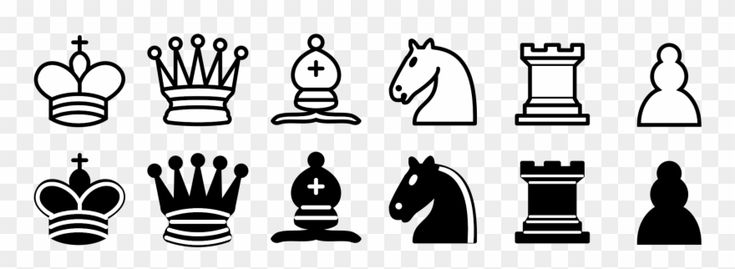
#> input picture assets/source/pieces-reference.jpg, 735 x 269 px
$ python build_hero_king.py
#> lines starting #> are read from the running program, lines starting #| are printed output that depends on the picture; after the words box and inside, x2 and y2 are one past the last pixel; in counts of white or black regions, pixels touching at a corner belong together
#!/usr/bin/env python3
"""Build a large, smooth king for the Home screen hero.

The piece sheet's 170 px cells come from a small JPEG, so blown up to hero
size (~230 px) their edges look rough. This redraws the white king at
OUT x OUT pixels: the source is enlarged UP times, smoothed, and cut into two
clean shapes (the black strokes and the white fill) with hard thresholds, then
scaled down so every edge is evenly anti-aliased.

Input:  assets/source/pieces-reference.jpg (the white king is the first piece)
Output: assets/hero-king.png (OUT x OUT, transparent background)

Needs numpy, Pillow and scipy.
"""
import pathlib

import numpy as np
from PIL import Image
from scipy import ndimage

ROOT = pathlib.Path(__file__).resolve().parent.parent
SOURCE = ROOT / "assets" / "source" / "pieces-reference.jpg"
OUTPUT = ROOT / "assets" / "hero-king.png"
OUT = 512
UP = 8  # work at 8x the source size
BLUR = 2.2  # smoothing (at UP size) that rounds off the JPEG's blocky edges
STROKE = 140  # darker than this (after smoothing) is the black outline
SEAL = 6  # stroke thickening (at UP size) so the fill can't leak through gaps


def crop_king(gray: np.ndarray) -> tuple[slice, slice]:
    ink = gray < 200
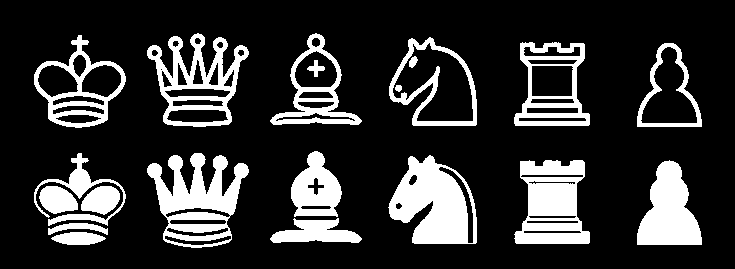
#> ink: shape (269, 735) bool; 19.5% white; 20 white regions, largest, box (x1, y1, x2, y2) and area: (388, 155, 477, 244) 4984, (147, 153, 249, 248) 4787, (514, 160, 590, 244) 4290
    rows = np.flatnonzero(ink.any(axis=1))
#> rows = 192 values from 33 to 247
    top = rows[0]
#> top = 33
    # The first row of pieces ends at the first blank line after it starts.
    blank = np.flatnonzero(~ink[top:].any(axis=1))
#> blank = 44 values from 95 to 235
    bottom = top + blank[0]
#> bottom = 128
    cols = np.flatnonzero(ink[top:bottom].any(axis=0))
#> cols = 515 values from 34 to 701
    left = cols[0]
#> left = 34
    gaps = np.flatnonzero(~ink[top:bottom, left:].any(axis=0))
#> gaps = 186 values from 92 to 700
    right = left + gaps[0]
#> right = 126
    pad = 3
    return slice(max(0, top - pad), bottom + pad), slice(max(0, left - pad), right + pad)


def main() -> None:
    source = Image.open(SOURCE).convert("L")
    gray = np.asarray(source).astype(np.float32)
    rows, cols = crop_king(gray)
    king = Image.fromarray(gray[rows, cols].astype(np.uint8))
    big = np.asarray(king.resize((king.width * UP, king.height * UP), Image.BICUBIC)).astype(np.float32)
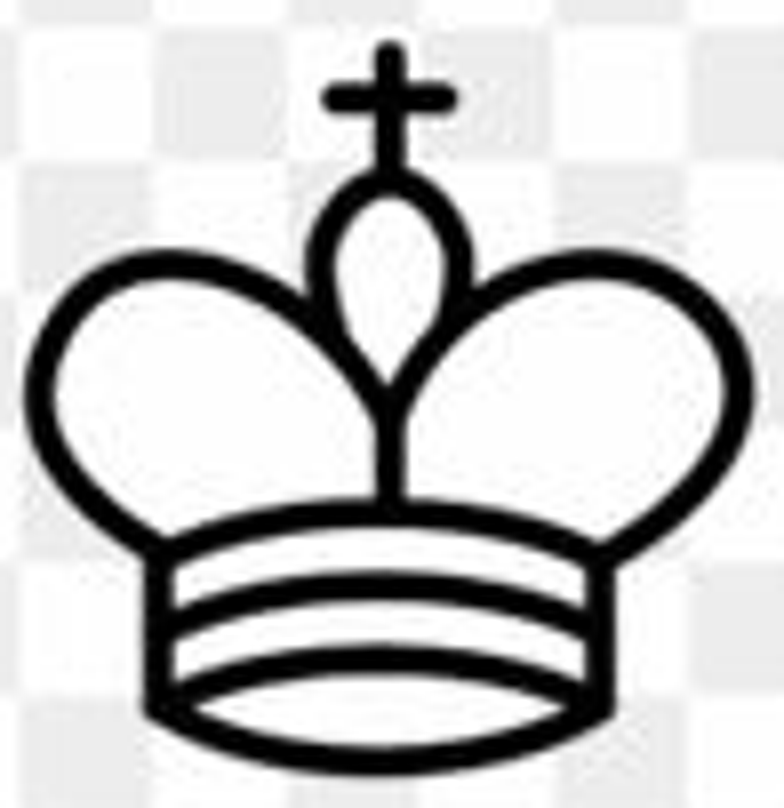
#> big: shape (808, 784) float32; min 0, max 255, mean 200.1
    smooth = ndimage.gaussian_filter(big, BLUR)

    stroke = smooth < STROKE
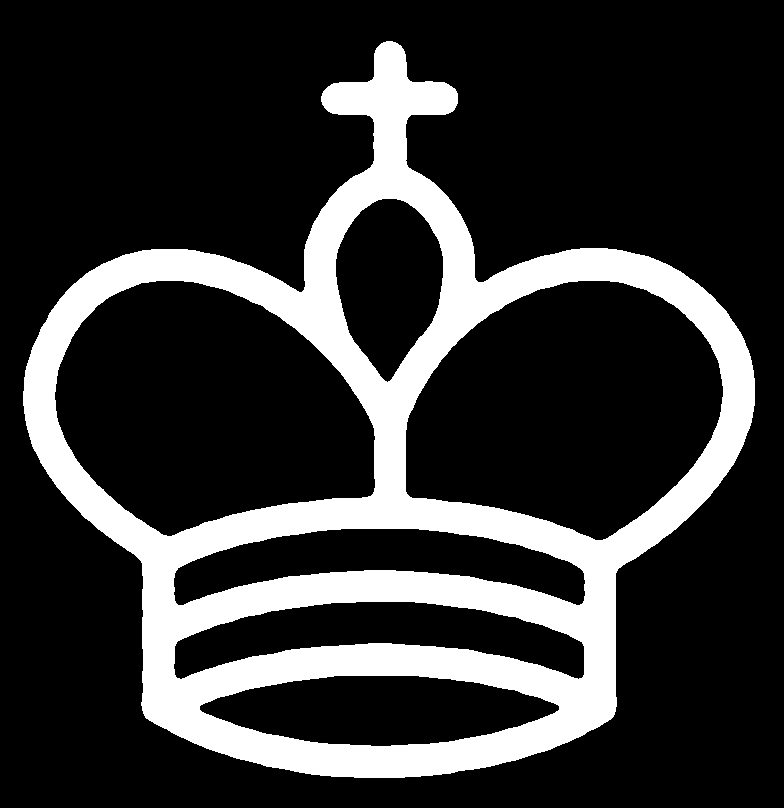
#> stroke: shape (808, 784) bool; 20.4% white; 1 white region, box (x1, y1, x2, y2) and area: (23, 41, 755, 778) 129463
    # Background: light pixels reachable from the border once the strokes are
    # thickened, grown back over the halo; everything else is the piece.
    light = ~ndimage.binary_dilation(stroke, iterations=SEAL)
#> light: shape (808, 784) bool; 73% white; 1 black region, box (x1, y1, x2, y2) and area: (17, 35, 761, 784) 171060
    labels, _ = ndimage.label(light)
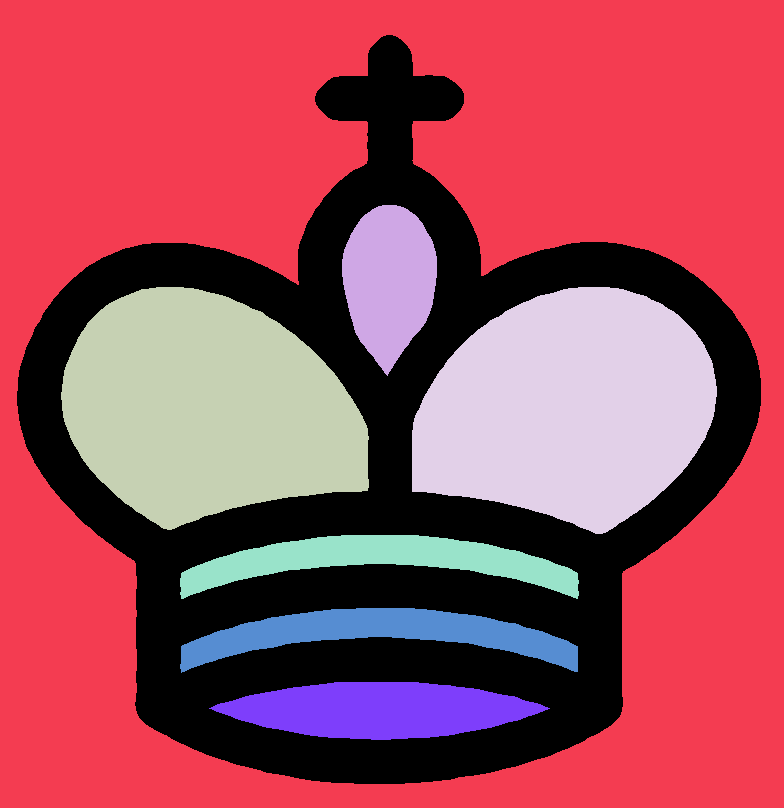
#> labels: shape (808, 784) int32; 8 distinct labels, from 0 to 7; one colour per label, 0 black
    border = np.unique(np.concatenate([labels[0], labels[-1], labels[:, 0], labels[:, -1]]))
#> border = [1]
    outside = np.isin(labels, border[border != 0])
#> outside: shape (808, 784) bool; 48.1% white; 1 white region, box (x1, y1, x2, y2) and area: (0, 0, 784, 808) 304846
    outside = ndimage.binary_dilation(outside, iterations=SEAL) & ~stroke
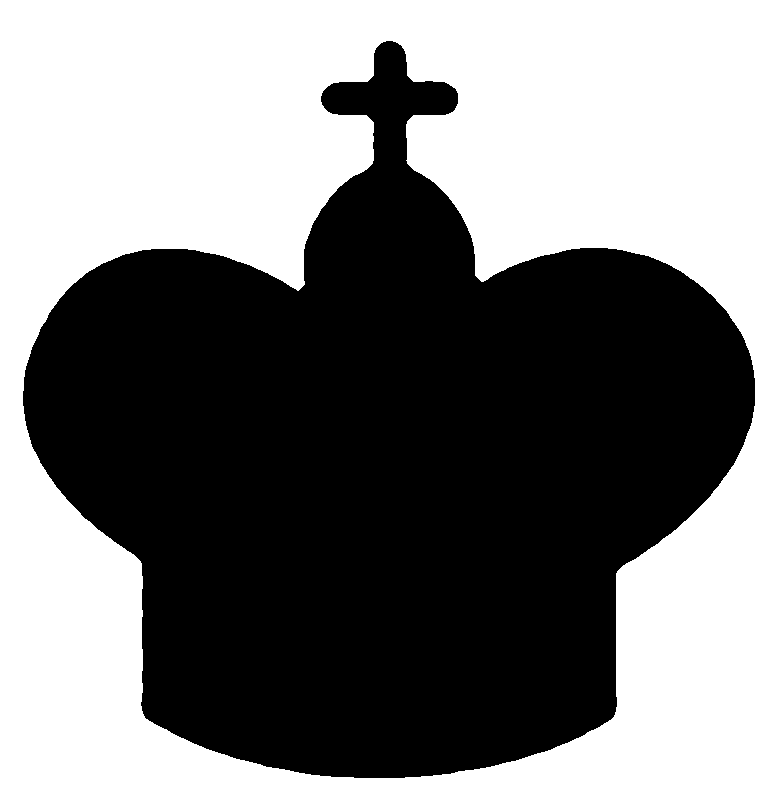
#> outside: shape (808, 784) bool; 50.5% white; 1 black region, box (x1, y1, x2, y2) and area: (23, 41, 755, 778) 313716
    piece = ~outside
    # Drop specks.
    labels, count = ndimage.label(piece)
#> count = 1
    sizes = ndimage.sum(np.ones_like(smooth), labels, range(1, count + 1))
#> sizes = [313716]
    piece = np.isin(labels, np.flatnonzero(sizes >= sizes.max() * 0.002) + 1)

    h, w = piece.shape
#> h = 808; w = 784
    side = int(max(h, w) * 1.04)
#> side = 840
    canvas = np.zeros((side, side, 4), dtype=np.float32)
    y0, x0 = (side - h) // 2, (side - w) // 2
#> y0 = 16; x0 = 28
    region = canvas[y0 : y0 + h, x0 : x0 + w]
    value = np.where(stroke, 0.0, 255.0)
    region[..., 0] = value
    region[..., 1] = value
    region[..., 2] = value
    region[..., 3] = np.where(piece, 255.0, 0.0)
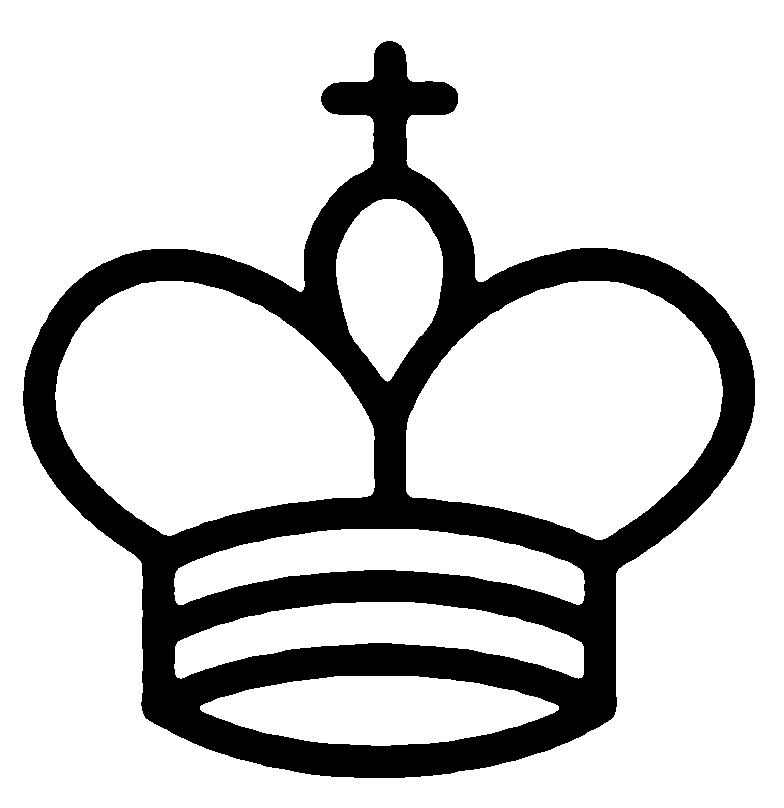
#> region: shape (808, 784, 4) float32; mean of channels 0, 1, 2, 3 203.6, 203.6, 203.6, 126.7; transparent parts drawn white
    # Premultiplied downscale: transparent pixels add no colour to the edge.
    image = Image.fromarray(canvas.astype(np.uint8), "RGBA").convert("RGBa")
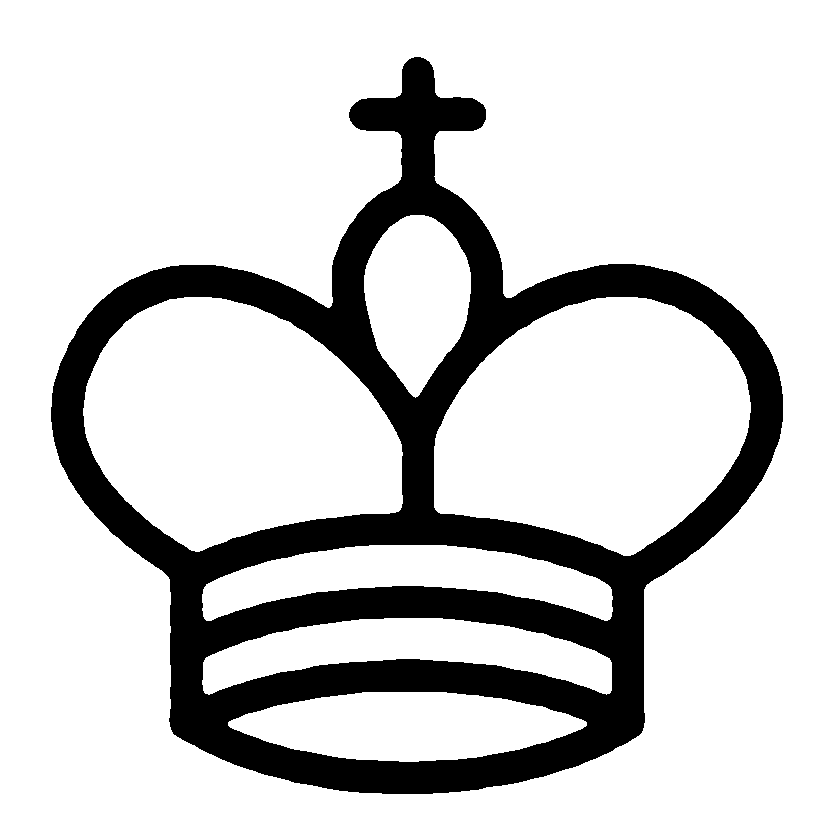
#> image: PIL image 840x840 RGBa; mean R, G, B, A 66.6, 66.6, 66.6, 113.4; transparent parts drawn white
    image = image.resize((OUT, OUT), Image.LANCZOS).convert("RGBA")
#> image: PIL image 512x512 RGBA
    image.save(OUTPUT)
    print(f"wrote {OUTPUT} ({OUT}x{OUT})")


if __name__ == "__main__":
    main()
